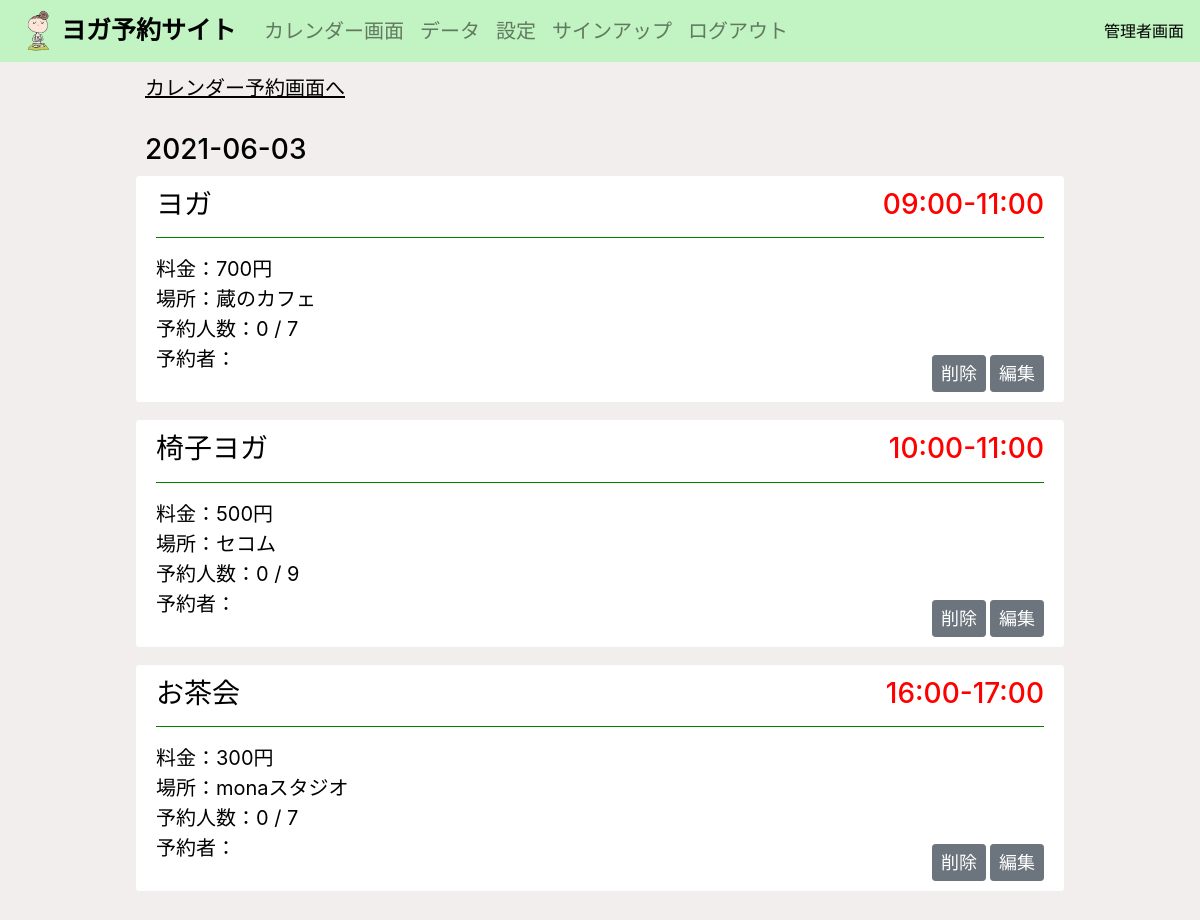
Page /book_admin/0/detail/2021-06-03/ (signed in) on the committed database.
### yogaapp/models.py (models this page shows, shortened)
class PlanModel(models.Model):
    date = models.DateField('日付', null=True)
    month = models.CharField('年月', max_length=10, default=0)
    plan = models.CharField('プラン', max_length=100, default=0)
    short_plan_name = models.CharField('短縮プラン名', max_length=100, default=0)
    number_of_people = models.IntegerField('プランの予約人数', null=True, blank=True, default=0)
    booked_people = models.TextField('プランの予約者', default='', null=True, blank=True)
    booked_people_name = models.TextField('プランの予約者の名前', default='', null=True, blank=True)
    time = models.CharField('時間', max_length=50, default='10～11')
    location = models.CharField('場所', max_length=50, default='スタジオ')
    max_book = models.IntegerField('最大予約人数', default=7)
    plan_num = models.IntegerField('モデルナンバー', default=0)

class SettingPlanModel(models.Model):
    name = models.CharField('プラン名', max_length=30)
    short_plan_name = models.CharField('短縮プラン名', max_length=100, default=0)
    price = models.IntegerField('料金', default=500)
    location = models.CharField('場所', max_length=50)
    max_book = models.IntegerField('最大予約人数', default=7)
    memo = models.TextField('メモ', null=True, blank=True)
    image = models.ImageField('画像', null=True, blank=True)
    plan_num = models.IntegerField('モデルナンバー', default=0)

### yogaapp/views/view4.py (the view)
# urls.py: path('book_admin/<month>/detail/<date>/', detail_admin_func, name='detail'),
@login_required
def detail_admin_func(request, month, date):
    a = Detail(request, month, date)
    context = a.get_context_data()
    return render(request, 'detail_admin.html', context)

### yogaapp/views/view4.py (called while the page is built)
    def make_booked_people_name_list(self, object_list):
        booked_people_name_list = []
        for item in object_list:
            booked_people_name_str = item.booked_people_name
            booked_people_name_str2 = ""
            for booked_people_name in booked_people_name_str.split():
                booked_people_name_str2 += '　' + booked_people_name + ','
            booked_people_name_str2 = booked_people_name_str2[1:-1] #無駄な文字の削除
            booked_people_name_list.append(booked_people_name_str2)
        return booked_people_name_list

    def make_zip_list(self, object_list, plan_model_list, booked_people_name_list):
        time_list = [item.time for item in object_list] #並び替えの処理
        try:
            object_plan_name_list = sorted(zip(time_list, object_list, plan_model_list, booked_people_name_list))
            error = ''
        except:
            object_plan_name_list = zip(time_list, object_list, plan_model_list, booked_people_name_list)
            error = '時間が重複しています．'
        return object_plan_name_list, error

    def get_context_data(self):
        object_list = list(PlanModel.objects.filter(date=self.date).order_by('time'))
        plan_model_list = list(SettingPlanModel.objects.filter(plan_num=item.plan_num)[0] for item in object_list)
        booked_people_name_list = self.make_booked_people_name_list(object_list)
        (object_plan_name_list, error) = self.make_zip_list(object_list, plan_model_list, booked_people_name_list)
        context = {
            'month_num': self.month,
            'date': self.date,
            'object_plan_name_list': object_plan_name_list,
            'error': error,
        }
        return context

### templates/detail_admin.html (shortened to what this page needs)
{% extends 'base.html' %}
{% load static %}
{% block customcss %}
<link rel="stylesheet" type="text/css" href="{% static 'detail_admin.css' %}">
{% endblock customcss %}
{% block header %}
{% include 'header_admin.html' %}
{% endblock header %}
{% block content %}
<div class="container">
    <a id="title" class="move" href="{% url 'book_admin' month_num %}">カレンダー予約画面へ</a>
    <h3 class="date">{{ date }}</h3>
    {% for time, item, plan, name in object_plan_name_list %}
    {% if item.plan != '0' %}
    <div class="alert alert-warning" role="alert">
        <h3 class="plan_name">
            {{ item.plan }}<span class="time" style="color: red; float: right;">{{ item.time }}</span>
        </h3>
        <hr style="border-color: green;">
        <p>
            料金：{{ plan.price }}円<br>
            場所：{{ item.location }}<br>
            予約人数：{{ item.number_of_people }} / {{ item.max_book }}<br>
            予約者：{{ name }}
        </p>
        <div class="bottom">
            {% if name == '' %}
            <a href="{% url 'plan_delete' month_num item.date item.pk %}" class="btn btn-secondary btn-sm">削除</a>
            {% endif %}
            <a href="{% url 'plan_update' month_num item.date item.pk %}" class="btn btn-secondary btn-sm">編集</a>
        </div>
    </div>
    {% endif %}
    {% endfor %}
</div>
{% endblock content %}

### static/base.css (style rules this page uses)
body { background-color: rgb(242, 238, 238); color: #000; }
.container { margin-top: 10px; }
p, a { font-size: 20px; color: #000; }
.btn { font-size: 18px; }
.alert { border: 1px solid #eee; background-color: #fff; color: #000; }
.move { color: #000; display: block; margin-left: 10px; margin-bottom: 30px; text-decoration: underline; }

### static/detail_admin.css (style rules this page uses)
.date { margin-left: 10px; }
.bottom { position: absolute; bottom: 0; right: 0; font-size: 14px; padding-right: 20px; margin-left: 2px; margin-bottom: 10px; }

### rows in the picture
PlanModel: plan "ヨガ", time "09:00-11:00", price "700", location "蔵のカフェ", number_of_people "0", max_book "7"
PlanModel: plan "椅子ヨガ", time "10:00-11:00", price "500", location "セコム", number_of_people "0", max_book "9"
PlanModel: plan "お茶会", time "16:00-17:00", price "300", location "monaスタジオ", number_of_people "0", max_book "7"

### other values in the picture
{{ date }} "2021-06-03"
